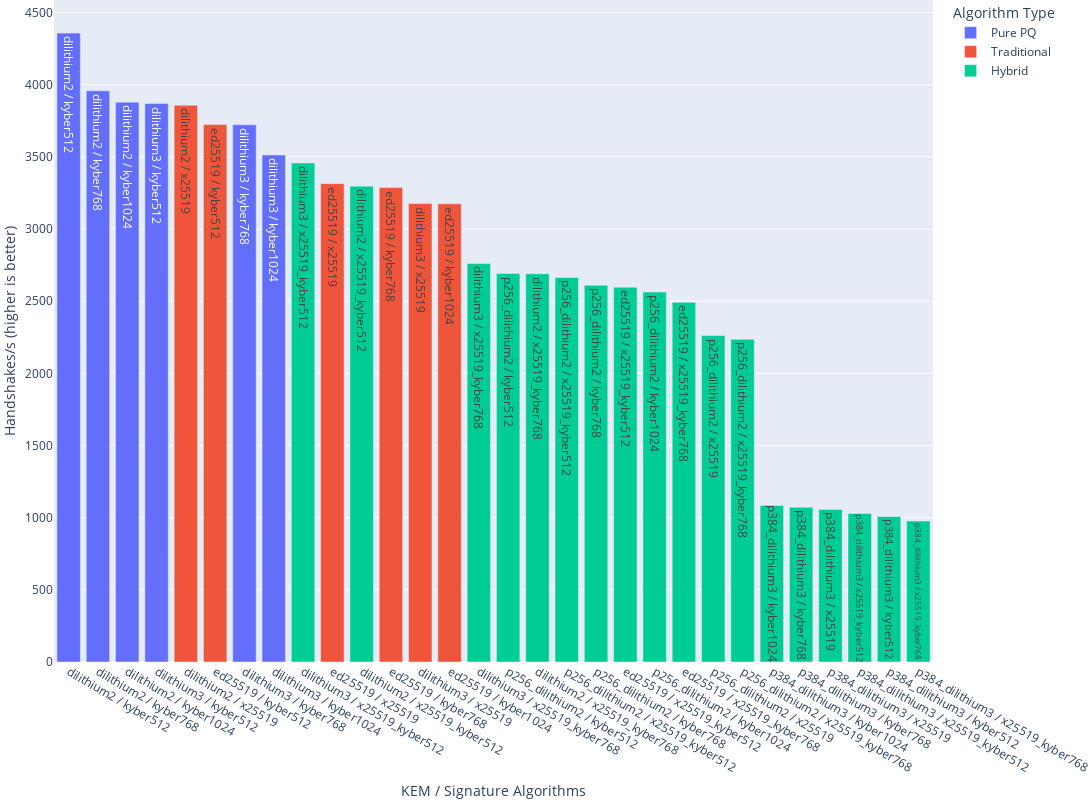

The cell this chart's notebook holds for it:
### Code cell
import random


recordings["sig_type"] = recordings["sig"].apply(lambda x: "hybrid" if "_" in x else "pqc" if "dilithium" in x else "trad")
recordings["kem_type"] = recordings["kem"].apply(lambda x: "hybrid" if "_" in x else "pqc" if "kyber" in x else "trad")

recordings["is_hybrid"] = (recordings["sig_type"] == "hybrid") | (recordings["kem_type"] == "hybrid")
recordings["pure_pqc"] = (recordings["sig_type"] == "pqc") & (recordings["kem_type"] == "pqc")

recordings["type"] = np.where(recordings["is_hybrid"], "Hybrid", np.where(recordings["pure_pqc"], "Pure PQ", "Traditional"))

recordings["name"] = recordings.apply(lambda row: f"{row['sig']} / {row['kem']}", axis=1)

recordings["platform"] = "i7"
rpi3b = recordings.copy()
rpi3b["ops_per_sec"] = rpi3b["ops_per_sec"].map(lambda x: x / (20 + 0 * random.random()))
rpi3b["platform"] = "rpi3b"
both = pd.concat([recordings, rpi3b])
# filtered = recordings[recordings.apply(lambda row: (row["kem"], row["sig"]) in small, axis=1)]
both.sort_values(by="ops_per_sec", ascending=False, inplace=True)
# filtered = recordings[recordings["sig"] == "dilithium2"]

fig = px.bar(both[both["platform"] == "i7"],
             x="name", 
             y="ops_per_sec", 
             color="type", 
             labels={"ops_per_sec": "Handshakes/s (higher is better)"},
             text="name",
)
fig.update_layout(showlegend=True)
fig.update_yaxes(matches=None)
fig.update_xaxes(matches=None, title="KEM / Signature Algorithms")
fig.update_layout(legend_title_text='Algorithm Type')
fig.update_layout(
    autosize=False,
    width=1600,
    height=800,
    xaxis={"categoryorder": "total descending"},
    margin={"l": 0, "r": 0, "t": 0, "b": 0}
)
fig.show()
fig.write_image("handshake_perf_i7.png")

### Figure 1 — Plotly figure (JSON) as saved in the notebook; plotly's stock layout.template omitted (floating-point values rounded to 4 significant figures)
{"data": [{"alignmentgroup": "True", "hovertemplate": "type=Pure PQ<br>name=%{text}<br>Handshakes/s (higher is better)=%{y}<extra></extra>", "legendgroup": "Pure PQ", "marker": {"color": "#636efa", "pattern": {"shape": ""}}, "name": "Pure PQ", "offsetgroup": "Pure PQ", "orientation": "v", "showlegend": true, "text": ["dilithium2 / kyber512", "dilithium2 / kyber768", "dilithium2 / kyber1024", "dilithium3 / kyber512", "dilithium3 / kyber768", "dilithium3 / kyber1024"], "textposition": "auto", "type": "bar", "x": ["dilithium2 / kyber512", "dilithium2 / kyber768", "dilithium2 / kyber1024", "dilithium3 / kyber512", "dilithium3 / kyber768", "dilithium3 / kyber1024"], "xaxis": "x", "y": [4358.0, 3958.0, 3879.0, 3870.0, 3723.0, 3513.0], "yaxis": "y"}, {"alignmentgroup": "True", "hovertemplate": "type=Traditional<br>name=%{text}<br>Handshakes/s (higher is better)=%{y}<extra></extra>", "legendgroup": "Traditional", "marker": {"color": "#EF553B", "pattern": {"shape": ""}}, "name": "Traditional", "offsetgroup": "Traditional", "orientation": "v", "showlegend": true, "text": ["dilithium2 / x25519", "ed25519 / kyber512", "ed25519 / x25519", "ed25519 / kyber768", "dilithium3 / x25519", "ed25519 / kyber1024"], "textposition": "auto", "type": "bar", "x": ["dilithium2 / x25519", "ed25519 / kyber512", "ed25519 / x25519", "ed25519 / kyber768", "dilithium3 / x25519", "ed25519 / kyber1024"], "xaxis": "x", "y": [3858.0, 3724.0, 3315.0, 3288.0, 3177.0, 3175.0], "yaxis": "y"}, {"alignmentgroup": "True", "hovertemplate": "type=Hybrid<br>name=%{text}<br>Handshakes/s (higher is better)=%{y}<extra></extra>", "legendgroup": "Hybrid", "marker": {"color": "#00cc96", "pattern": {"shape": ""}}, "name": "Hybrid", "offsetgroup": "Hybrid", "orientation": "v", "showlegend": true, "text": ["dilithium3 / x25519_kyber512", "dilithium2 / x25519_kyber512", "dilithium3 / x25519_kyber768", "p256_dilithium2 / kyber512", "dilithium2 / x25519_kyber768", "p256_dilithium2 / x25519_kyber512", "p256_dilithium2 / kyber768", "ed25519 / x25519_kyber512", "p256_dilithium2 / kyber1024", "ed25519 / x25519_kyber768", "p256_dilithium2 / x25519", "p256_dilithium2 / x25519_kyber768", "p384_dilithium3 / kyber1024", "p384_dilithium3 / kyber768", "p384_dilithium3 / x25519", "p384_dilithium3 / x25519_kyber512", "p384_dilithium3 / kyber512", "p384_dilithium3 / x25519_kyber768"], "textposition": "auto", "type": "bar", "x": ["dilithium3 / x25519_kyber512", "dilithium2 / x25519_kyber512", "dilithium3 / x25519_kyber768", "p256_dilithium2 / kyber512", "dilithium2 / x25519_kyber768", "p256_dilithium2 / x25519_kyber512", "p256_dilithium2 / kyber768", "ed25519 / x25519_kyber512", "p256_dilithium2 / kyber1024", "ed25519 / x25519_kyber768", "p256_dilithium2 / x25519", "p256_dilithium2 / x25519_kyber768", "p384_dilithium3 / kyber1024", "p384_dilithium3 / kyber768", "p384_dilithium3 / x25519", "p384_dilithium3 / x25519_kyber512", "p384_dilithium3 / kyber512", "p384_dilithium3 / x25519_kyber768"], "xaxis": "x", "y": [3458.0, 3297.0, 2762.0, 2692.0, 2690.0, 2664.0, 2611.0, 2597.0, 2563.0, 2492.0, 2262.0, 2237.0, 1085.0, 1072.0, 1058.0, 1029.0, 1008, 977.2], "yaxis": "y"}], "layout": {"autosize": false, "barmode": "relative", "height": 800, "legend": {"title": {"text": "Algorithm Type"}, "tracegroupgap": 0}, "margin": {"b": 0, "l": 0, "r": 0, "t": 0}, "showlegend": true, "width": 1600, "xaxis": {"anchor": "y", "categoryorder": "total descending", "domain": [0, 1], "title": {"text": "KEM / Signature Algorithms"}}, "yaxis": {"anchor": "x", "domain": [0, 1], "title": {"text": "Handshakes/s (higher is better)"}}}}
